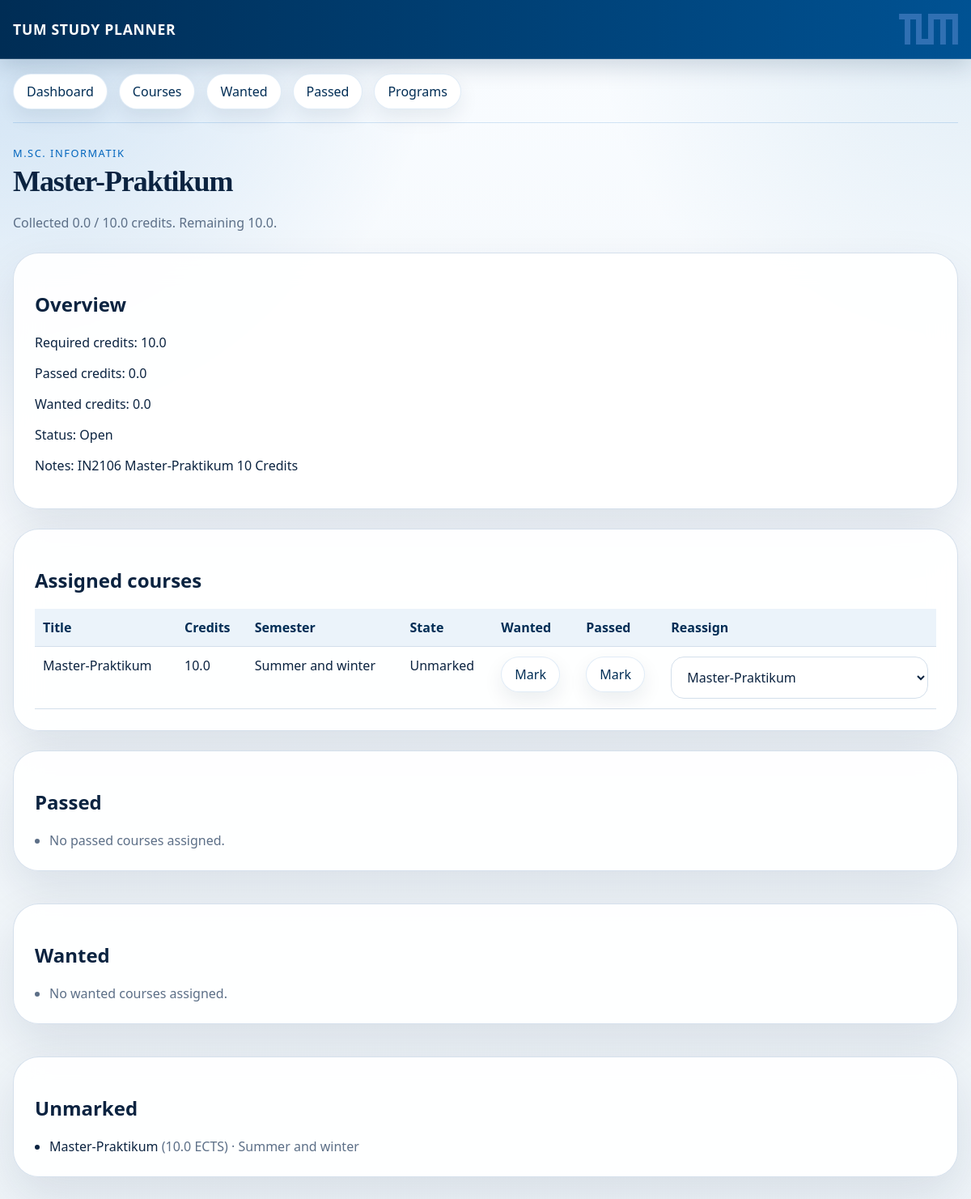
The page /programs/1/categories/5 on the database its author committed.
### app/models.py (models this page shows)
class DegreeProgram(Base):
    __tablename__ = "degree_programs"
    id: Mapped[int] = mapped_column(Integer, primary_key=True)
    name: Mapped[str] = mapped_column(String(255), unique=True, nullable=False)
    requirements_url: Mapped[str] = mapped_column(Text, nullable=False)
    courses_url: Mapped[str] = mapped_column(Text, nullable=False)
    created_at: Mapped[datetime] = mapped_column(DateTime, default=datetime.utcnow, nullable=False)
    updated_at: Mapped[datetime] = mapped_column(
        DateTime, default=datetime.utcnow, onupdate=datetime.utcnow, nullable=False
    )
    categories: Mapped[list["RequirementCategory"]] = relationship(
        back_populates="degree_program", cascade="all, delete-orphan"
    )
    courses: Mapped[list["Course"]] = relationship(back_populates="degree_program", cascade="all, delete-orphan")
    course_nodes: Mapped[list["CourseNode"]] = relationship(
        back_populates="degree_program", cascade="all, delete-orphan"
    )
    focus_area_selections: Mapped[list["UserFocusAreaSelection"]] = relationship(
        back_populates="degree_program", cascade="all, delete-orphan"
    )
    requirement_option_selections: Mapped[list["UserRequirementOptionSelection"]] = relationship(
        back_populates="degree_program", cascade="all, delete-orphan"
    )

class RequirementCategory(Base):
    __tablename__ = "requirement_categories"
    id: Mapped[int] = mapped_column(Integer, primary_key=True)
    degree_program_id: Mapped[int] = mapped_column(ForeignKey("degree_programs.id"), nullable=False, index=True)
    parent_id: Mapped[int | None] = mapped_column(ForeignKey("requirement_categories.id"), nullable=True)
    title: Mapped[str] = mapped_column(String(255), nullable=False)
    required_credits: Mapped[float | None] = mapped_column(Float, nullable=True)
    notes: Mapped[str | None] = mapped_column(Text, nullable=True)
    sort_order: Mapped[int] = mapped_column(Integer, default=0, nullable=False)
    source_path: Mapped[str | None] = mapped_column(Text, nullable=True)
    degree_program: Mapped["DegreeProgram"] = relationship(back_populates="categories")
    parent: Mapped["RequirementCategory | None"] = relationship(remote_side=[id], back_populates="children")
    children: Mapped[list["RequirementCategory"]] = relationship(back_populates="parent")
    assignments: Mapped[list["CourseCategoryAssignment"]] = relationship(
        back_populates="requirement_category", cascade="all, delete-orphan"
    )
    __table_args__ = (
        UniqueConstraint("degree_program_id", "title", "source_path", name="uq_requirement_category_identity"),
    )

class Course(Base):
    __tablename__ = "courses"
    id: Mapped[int] = mapped_column(Integer, primary_key=True)
    degree_program_id: Mapped[int] = mapped_column(ForeignKey("degree_programs.id"), nullable=False, index=True)
    code: Mapped[str | None] = mapped_column(String(64), nullable=True)
    title: Mapped[str] = mapped_column(String(255), nullable=False)
    credits: Mapped[float | None] = mapped_column(Float, nullable=True)
    url: Mapped[str | None] = mapped_column(Text, nullable=True)
    raw_path: Mapped[str | None] = mapped_column(Text, nullable=True)
    semester_offering: Mapped[str | None] = mapped_column(String(32), nullable=True)
    degree_program: Mapped["DegreeProgram"] = relationship(back_populates="courses")
    course_nodes: Mapped[list["CourseNode"]] = relationship(back_populates="course")
    assignments: Mapped[list["CourseCategoryAssignment"]] = relationship(
        back_populates="course", cascade="all, delete-orphan"
    )
    user_state: Mapped["UserCourseState | None"] = relationship(
        back_populates="course", uselist=False, cascade="all, delete-orphan"
    )

### app/routes/categories.py (the view)
@router.get("/programs/{program_id}/categories/{category_id}")
def category_detail(
    program_id: int,
    category_id: int,
    request: Request,
    focus_area: str = Query(default=""),
    semester: str = Query(default=""),
    registry_db: Session = Depends(get_registry_db),
):
    program = get_program_record(registry_db, program_id)
    prepare_program_database(program.db_path)
    with get_session(program.db_path) as db:
        local_program = db.query(DegreeProgram).one()
        category = (
            db.query(RequirementCategory)
            .options(
                joinedload(RequirementCategory.assignments)
                .joinedload(CourseCategoryAssignment.course)
                .joinedload(Course.user_state)
            )
            .filter(RequirementCategory.id == category_id)
            .one()
        )
        program_progress = {item.category_id: item for item in build_category_progress(db, local_program.id)}
        progress = program_progress[category.id]
        theory_focus_area_options = sorted(
            {
                extract_child_under(assignment.course.raw_path, WAHL_PARENT_TITLE)
                for assignment in category.assignments
                if assignment.course and extract_child_under(assignment.course.raw_path, WAHL_PARENT_TITLE)
            }
        ) if category.title == "Theorie" else []
        passed_courses = []
        wanted_courses = []
        unmarked_courses = []
        assigned_courses = []
        for assignment in category.assignments:
            course = assignment.course
            current_focus_area = extract_child_under(course.raw_path, WAHL_PARENT_TITLE)
            if focus_area and current_focus_area != focus_area:
                continue
            state = course.user_state
            assigned_courses.append(course)
            if state and state.passed:
                passed_courses.append(course)
            elif state and state.wanted:
                wanted_courses.append(course)
            else:
                unmarked_courses.append(course)
        if semester:
            assigned_courses = [
                course
                for course in assigned_courses
                if (semester == "unknown" and not course.semester_offering) or course.semester_offering == semester
            ]
            passed_courses = [
                course
                for course in passed_courses
                if (semester == "unknown" and not course.semester_offering) or course.semester_offering == semester
            ]
            wanted_courses = [
                course
                for course in wanted_courses
                if (semester == "unknown" and not course.semester_offering) or course.semester_offering == semester
            ]
            unmarked_courses = [
                course
                for course in unmarked_courses
                if (semester == "unknown" and not course.semester_offering) or course.semester_offering == semester
            ]
        categories = (
            db.query(RequirementCategory)
            .filter(RequirementCategory.degree_program_id == local_program.id)
            .order_by(RequirementCategory.title)
            .all()
        )
        theory_focus_areas = (
            {course.id: extract_child_under(course.raw_path, WAHL_PARENT_TITLE) for course in assigned_courses}
            if category.title == "Theorie"
            else {}
        )
        focus_areas = build_focus_area_summaries(db, local_program.id) if category.title == WAHL_PARENT_TITLE else []
        profile_options = build_profile_option_summaries(db, category.degree_program) if category.title == "Profilbildung" else []
    return templates.TemplateResponse(
        request,
        "category_detail.html",
        {
            "request": request,
            "program": program,
            "category": category,
            "progress": progress,
            "passed_courses": passed_courses,
            "wanted_courses": wanted_courses,
            "unmarked_courses": unmarked_courses,
            "assigned_courses": assigned_courses,
            "categories": categories,
            "theory_focus_areas": theory_focus_areas,
            "theory_focus_area_options": theory_focus_area_options,
            "focus_areas": focus_areas,
            "selected_focus_area": focus_area,
            "selected_semester": semester,
            "profile_options": profile_options,
        },
    )

### app/templates/category_detail.html (shortened to what this page needs)
{% extends "base.html" %}
{% block content %}
<section class="section-heading">
  <div>
    <p class="eyebrow">{{ program.name }}</p>
    <h1>{{ category.title }}</h1>
    <p class="summary-line">Collected {{ progress.passed_credits }} / {{ progress.required_credits or 0 }} credits. Remaining {{ progress.remaining_credits }}.</p>
  </div>
</section>
<section class="detail-grid">
  <article class="panel metric-card">
    <h2>Overview</h2>
    <p>Required credits: {{ progress.required_credits or '—' }}</p>
    <p>Passed credits: {{ progress.passed_credits }}</p>
    <p>Wanted credits: {{ progress.wanted_credits }}</p>
    <p>Status: {{ 'Fulfilled' if progress.fulfilled else 'Open' }}</p>
    {% if category.notes %}
    <p>Notes: {{ category.notes }}</p>
    {% endif %}
  </article>
</section>
<section class="panel table-panel">
  <h2>Assigned courses</h2>
  <table>
    <thead>
      <tr>
        <th>Title</th>
        <th>Credits</th>
        <th>Semester</th>
        <th>State</th>
        <th>Wanted</th>
        <th>Passed</th>
        <th>Reassign</th>
      </tr>
    </thead>
    <tbody>
      {% for course in assigned_courses %}
      {% set state = course.user_state %}
      <tr>
        <td>
          {{ course.title }}
        </td>
        <td>{{ course.credits or '—' }}</td>
        <td>{{ course.semester_offering or '—' }}</td>
        <td>
          {% if state and state.passed %}Passed
          {% elif state and state.wanted %}Wanted
          {% else %}Unmarked
          {% endif %}
        </td>
        <td>
          <form method="post" action="/programs/{{ program.id }}/courses/{{ course.id }}/toggle-wanted">
            <button type="submit" class="table-button {{ 'active' if state and state.wanted else '' }}">{{ 'Wanted' if state and state.wanted else 'Mark' }}</button>
          </form>
        </td>
        <td>
          <form method="post" action="/programs/{{ program.id }}/courses/{{ course.id }}/toggle-passed">
            <button type="submit" class="table-button {{ 'active' if state and state.passed else '' }}">{{ 'Passed' if state and state.passed else 'Mark' }}</button>
          </form>
        </td>
        <td>
          <form method="post" action="/programs/{{ program.id }}/courses/{{ course.id }}/assign-category" class="inline-form auto-submit-form">
            <select name="requirement_category_id">
              {% for option in categories %}
              <option value="{{ option.id }}" {% if option.id == category.id %}selected{% endif %}>{{ option.title }}</option>
              {% endfor %}
            </select>
          </form>
        </td>
      </tr>
      {% else %}
      <tr>
        <td colspan="{{ 8 if category.title == 'Theorie' else 7 }}" class="empty-state">No courses assigned to this category.</td>
      </tr>
      {% endfor %}
    </tbody>
  </table>
</section>
<section class="detail-grid">
  <article class="panel">
    <h2>Passed</h2>
    <ul class="course-list">
      {% for course in passed_courses %}
      <li>{{ course.title }}{% if course.credits %} <span class="muted">({{ course.credits }} ECTS)</span>{% endif %}{% if course.semester_offering %} <span class="muted">· {{ course.semester_offering }}</span>{% endif %}{% if category.title == "Theorie" and theory_focus_areas.get(course.id) %} <span class="muted">· {{ theory_focus_areas.get(course.id) }}</span>{% endif %}</li>
      {% else %}
      <li class="empty-state">No passed courses assigned.</li>
      {% endfor %}
    </ul>
  </article>
  <article class="panel">
    <h2>Wanted</h2>
    <ul class="course-list">
      {% for course in wanted_courses %}
      <li>{{ course.title }}{% if course.credits %} <span class="muted">({{ course.credits }} ECTS)</span>{% endif %}{% if course.semester_offering %} <span class="muted">· {{ course.semester_offering }}</span>{% endif %}{% if category.title == "Theorie" and theory_focus_areas.get(course.id) %} <span class="muted">· {{ theory_focus_areas.get(course.id) }}</span>{% endif %}</li>
      {% else %}
      <li class="empty-state">No wanted courses assigned.</li>
      {% endfor %}
    </ul>
  </article>
  <article class="panel">
    <h2>Unmarked</h2>
    <ul class="course-list">
      {% for course in unmarked_courses %}
      <li>{{ course.title }}{% if course.credits %} <span class="muted">({{ course.credits }} ECTS)</span>{% endif %}{% if course.semester_offering %} <span class="muted">· {{ course.semester_offering }}</span>{% endif %}</li>
      {% else %}
      <li class="empty-state">No unmarked courses assigned.</li>
      {% endfor %}
    </ul>
  </article>
</section>
{% endblock %}

### app/static/style.css (style rules this page uses)
:root { --bg: #eef4f8; --paper: rgba(255, 255, 255, 0.92); --paper-strong: #ffffff; --ink: #0b2340; --muted: #5c6f87; --line: #d3dfeb; --accent: #0065bd; --accent-strong: #002d55; --accent-soft: #e1edf8; --passed-ring: #0b8f5a; --soft: #f6faff; --soft-strong: #c6d8eb; --open-badge: #7a8ea7; --tum-highlight: #4f8fbe; --shadow: 0 24px 60px rgba(5, 33, 64, 0.10); --shadow-soft: 0 10px 24px rgba(5, 33, 64, 0.08); --radius-xl: 32px; --radius-lg: 22px; --radius-md: 16px; }
* { box-sizing: border-box; }
body { margin: 0; font-family: "Avenir Next", "Segoe UI", Helvetica, Arial, sans-serif; color: var(--ink); background: radial-gradient(circle at top left, rgba(0, 101, 189, 0.18), transparent 28%), radial-gradient(circle at top right, rgba(100, 160, 200, 0.16), transparent 24%), linear-gradient(180deg, #f9fcff 0%, var(--bg) 100%); min-height: 100vh; }
.tagline, .muted, .summary-line, .empty-state, .program-card p { color: var(--muted); }
.site-nav a, .button-link, button { border: 1px solid rgba(0, 101, 189, 0.12); background: var(--paper-strong); border-radius: 999px; padding: 10px 16px; cursor: pointer; font: inherit; color: var(--accent-strong); box-shadow: var(--shadow-soft); }
.panel, .category-card { background: var(--paper); border: 1px solid rgba(211, 223, 235, 0.95); border-radius: var(--radius-xl); box-shadow: var(--shadow); backdrop-filter: blur(16px); }
.panel { padding: 26px; margin-bottom: 24px; }
.section-heading { margin-bottom: 26px; }
.section-heading h1, .section-heading h2, .card-header h3, .program-card h3 { margin: 0; letter-spacing: -0.03em; }
.section-heading h1, .section-heading h2 { font-family: Georgia, "Times New Roman", serif; font-size: clamp(2rem, 3vw, 3rem); line-height: 1.05; }
.eyebrow { margin: 0 0 8px; text-transform: uppercase; letter-spacing: 0.12em; font-size: 0.8rem; color: var(--accent); }
input, select { width: 100%; padding: 13px 15px; border: 1px solid var(--line); border-radius: var(--radius-md); background: rgba(255, 255, 255, 0.9); font: inherit; color: var(--ink); box-shadow: inset 0 1px 0 rgba(255, 255, 255, 0.7); }
.program-list, .detail-grid { display: grid; gap: 16px; }
.summary-line { margin-top: 20px; }
.table-panel { overflow-x: auto; }
table { width: 100%; border-collapse: collapse; overflow: hidden; }
th, td { padding: 12px 10px; border-bottom: 1px solid var(--line); text-align: left; vertical-align: top; }
.inline-form { display: flex; gap: 8px; min-width: 230px; }
button, .table-button { transition: transform 140ms ease, background-color 180ms ease, border-color 180ms ease, color 180ms ease, box-shadow 180ms ease, opacity 180ms ease; }
th { color: var(--accent-strong); background: rgba(217, 232, 246, 0.52); font-weight: 700; }
.course-list { margin: 0; padding-left: 18px; }

### rows shown on the page
DegreeProgram: name "M.SC. INFORMATIK"
RequirementCategory: title "Master-Praktikum", required_credits "10.0", notes "IN2106 Master-Praktikum 10 Credits"
Course: title "Master-Praktikum", credits "10.0", semester_offering "Summer and winter", wanted "Mark", passed "Mark"

### other values the page prints
{{ progress.passed_credits }} "0.0"
{{ progress.remaining_credits }} "10.0"
{{ progress.wanted_credits }} "0.0"
{{ 'Fulfilled' if progress.fulfilled else 'Open' }} "Open"
form field requirement_category_id "Master-Praktikum"
